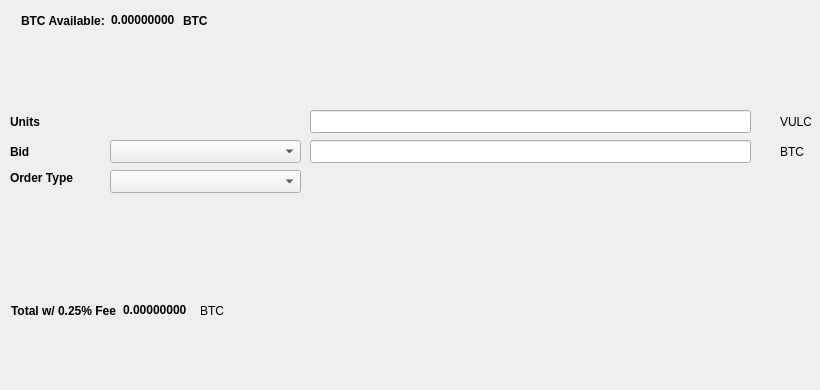
   <widget class="QWidget" name="BuyTab">
    <attribute name="title">
     <string>Buy</string>
    </attribute>
    <widget class="QtMaterialFlatButton" name="BuyVULC" native="true">
     <property name="geometry">
      <rect>
       <x>30</x>
       <y>330</y>
       <width>131</width>
       <height>23</height>
      </rect>
     </property>
     <property name="text" stdset="0">
      <string>Buy VULC</string>
     </property>
     <property name="icon" stdset="0">
      <iconset resource="../vulcano.qrc">
       <normaloff>:/icons/bitcoin</normaloff>:/icons/bitcoin</iconset>
     </property>
    </widget>
    <widget class="QLabel" name="label_3">
     <property name="geometry">
      <rect>
       <x>10</x>
       <y>110</y>
       <width>46</width>
       <height>23</height>
      </rect>
     </property>
     <property name="font">
      <font>
       <weight>75</weight>
       <bold>true</bold>
      </font>
     </property>
     <property name="text">
      <string>Units</string>
     </property>
    </widget>
    <widget class="QLineEdit" name="UnitsInput">
     <property name="geometry">
      <rect>
       <x>310</x>
       <y>110</y>
       <width>441</width>
       <height>23</height>
      </rect>
     </property>
     <property name="font">
      <font>
       <pointsize>9</pointsize>
       <weight>75</weight>
       <bold>true</bold>
      </font>
     </property>
    </widget>
    <widget class="QLineEdit" name="BuyBidPriceEdit">
     <property name="geometry">
      <rect>
       <x>310</x>
       <y>140</y>
       <width>441</width>
       <height>23</height>
      </rect>
     </property>
     <property name="font">
      <font>
       <pointsize>9</pointsize>
       <weight>75</weight>
       <bold>true</bold>
      </font>
     </property>
    </widget>
    <widget class="QLabel" name="label_4">
     <property name="geometry">
      <rect>
       <x>780</x>
       <y>110</y>
       <width>31</width>
       <height>23</height>
      </rect>
     </property>
     <property name="text">
      <string>VULC</string>
     </property>
    </widget>
    <widget class="QLabel" name="label_5">
     <property name="geometry">
      <rect>
       <x>780</x>
       <y>140</y>
       <width>31</width>
       <height>23</height>
      </rect>
     </property>
     <property name="text">
      <string>BTC</string>
     </property>
    </widget>
    <widget class="QLabel" name="label_6">
     <property name="geometry">
      <rect>
       <x>10</x>
       <y>140</y>
       <width>46</width>
       <height>23</height>
      </rect>
     </property>
     <property name="font">
      <font>
       <weight>75</weight>
       <bold>true</bold>
      </font>
     </property>
     <property name="text">
      <string>Bid</string>
     </property>
    </widget>
    <widget class="QLabel" name="label_7">
     <property name="geometry">
      <rect>
       <x>10</x>
       <y>170</y>
       <width>91</width>
       <height>16</height>
      </rect>
     </property>
     <property name="font">
      <font>
       <weight>75</weight>
       <bold>true</bold>
      </font>
     </property>
     <property name="text">
      <string>Order Type</string>
     </property>
    </widget>
    <widget class="QtMaterialFlatButton" name="Buy_Max_Amount" native="true">
     <property name="geometry">
      <rect>
       <x>110</x>
       <y>110</y>
       <width>191</width>
       <height>23</height>
      </rect>
     </property>
     <property name="font">
      <font>
       <pointsize>10</pointsize>
      </font>
     </property>
     <property name="text" stdset="0">
      <string>Max</string>
     </property>
    </widget>
    <widget class="QComboBox" name="BuyBidcomboBox">
     <property name="geometry">
      <rect>
       <x>110</x>
       <y>140</y>
       <width>191</width>
       <height>23</height>
      </rect>
     </property>
     <property name="font">
      <font>
       <pointsize>10</pointsize>
      </font>
     </property>
    </widget>
    <widget class="QComboBox" name="buyOrdertypeCombo">
     <property name="geometry">
      <rect>
       <x>110</x>
       <y>170</y>
       <width>191</width>
       <height>23</height>
      </rect>
     </property>
     <property name="font">
      <font>
       <pointsize>10</pointsize>
      </font>
     </property>
    </widget>
    <widget class="QWidget" name="layoutWidget1">
     <property name="geometry">
      <rect>
       <x>21</x>
       <y>11</y>
       <width>227</width>
       <height>19</height>
      </rect>
     </property>
     <layout class="QHBoxLayout" name="horizontalLayout_3">
      <item>
       <widget class="QLabel" name="label232">
        <property name="font">
         <font>
          <weight>75</weight>
          <bold>true</bold>
         </font>
        </property>
        <property name="text">
         <string>BTC Available:</string>
        </property>
       </widget>
      </item>
      <item>
       <widget class="QLabel" name="BtcAvailableLbl">
        <property name="palette">
         <palette>
          <active>
           <colorrole role="WindowText">
            <brush brushstyle="SolidPattern">
             <color alpha="255">
              <red>0</red>
              <green>0</green>
              <blue>0</blue>
             </color>
            </brush>
           </colorrole>
           <colorrole role="Button">
            <brush brushstyle="SolidPattern">
             <color alpha="255">
              <red>0</red>
              <green>170</green>
              <blue>0</blue>
             </color>
            </brush>
           </colorrole>
           <colorrole role="Light">
            <brush brushstyle="SolidPattern">
             <color alpha="255">
              <red>0</red>
              <green>255</green>
              <blue>0</blue>
             </color>
            </brush>
           </colorrole>
           <colorrole role="Midlight">
            <brush brushstyle="SolidPattern">
             <color alpha="255">
              <red>0</red>
              <green>212</green>
              <blue>0</blue>
             </color>
            </brush>
           </colorrole>
           <colorrole role="Dark">
            <brush brushstyle="SolidPattern">
             <color alpha="255">
              <red>0</red>
              <green>85</green>
              <blue>0</blue>
             </color>
            </brush>
           </colorrole>
           <colorrole role="Mid">
            <brush brushstyle="SolidPattern">
             <color alpha="255">
              <red>0</red>
              <green>113</green>
              <blue>0</blue>
             </color>
            </brush>
           </colorrole>
           <colorrole role="Text">
            <brush brushstyle="SolidPattern">
             <color alpha="255">
              <red>0</red>
              <green>170</green>
              <blue>0</blue>
             </color>
            </brush>
           </colorrole>
           <colorrole role="BrightText">
            <brush brushstyle="SolidPattern">
             <color alpha="255">
              <red>255</red>
              <green>255</green>
              <blue>255</blue>
             </color>
            </brush>
           </colorrole>
           <colorrole role="ButtonText">
            <brush brushstyle="SolidPattern">
             <color alpha="255">
              <red>0</red>
              <green>0</green>
              <blue>0</blue>
             </color>
            </brush>
           </colorrole>
           <colorrole role="Base">
            <brush brushstyle="SolidPattern">
             <color alpha="255">
              <red>255</red>
              <green>255</green>
              <blue>255</blue>
             </color>
            </brush>
           </colorrole>
           <colorrole role="Window">
            <brush brushstyle="SolidPattern">
             <color alpha="255">
              <red>0</red>
              <green>170</green>
              <blue>0</blue>
             </color>
            </brush>
           </colorrole>
           <colorrole role="Shadow">
            <brush brushstyle="SolidPattern">
             <color alpha="255">
              <red>0</red>
              <green>0</green>
              <blue>0</blue>
             </color>
            </brush>
           </colorrole>
           <colorrole role="AlternateBase">
            <brush brushstyle="SolidPattern">
             <color alpha="255">
              <red>127</red>
              <green>212</green>
              <blue>127</blue>
             </color>
            </brush>
           </colorrole>
           <colorrole role="ToolTipBase">
            <brush brushstyle="SolidPattern">
             <color alpha="255">
              <red>255</red>
              <green>255</green>
              <blue>220</blue>
             </color>
            </brush>
           </colorrole>
           <colorrole role="ToolTipText">
            <brush brushstyle="SolidPattern">
             <color alpha="255">
              <red>0</red>
              <green>0</green>
              <blue>0</blue>
             </color>
            </brush>
           </colorrole>
          </active>
          <inactive>
           <colorrole role="WindowText">
            <brush brushstyle="SolidPattern">
             <color alpha="255">
              <red>0</red>
              <green>0</green>
              <blue>0</blue>
             </color>
            </brush>
           </colorrole>
           <colorrole role="Button">
            <brush brushstyle="SolidPattern">
             <color alpha="255">
              <red>0</red>
              <green>170</green>
              <blue>0</blue>
             </color>
            </brush>
           </colorrole>
           <colorrole role="Light">
            <brush brushstyle="SolidPattern">
             <color alpha="255">
              <red>0</red>
              <green>255</green>
              <blue>0</blue>
             </color>
            </brush>
           </colorrole>
           <colorrole role="Midlight">
            <brush brushstyle="SolidPattern">
             <color alpha="255">
              <red>0</red>
              <green>212</green>
              <blue>0</blue>
             </color>
            </brush>
           </colorrole>
           <colorrole role="Dark">
            <brush brushstyle="SolidPattern">
             <color alpha="255">
              <red>0</red>
              <green>85</green>
              <blue>0</blue>
             </color>
            </brush>
           </colorrole>
           <colorrole role="Mid">
            <brush brushstyle="SolidPattern">
             <color alpha="255">
              <red>0</red>
              <green>113</green>
              <blue>0</blue>
             </color>
            </brush>
           </colorrole>
           <colorrole role="Text">
            <brush brushstyle="SolidPattern">
             <color alpha="255">
              <red>0</red>
              <green>170</green>
              <blue>0</blue>
             </color>
            </brush>
           </colorrole>
           <colorrole role="BrightText">
            <brush brushstyle="SolidPattern">
             <color alpha="255">
              <red>255</red>
              <green>255</green>
              <blue>255</blue>
             </color>
            </brush>
           </colorrole>
           <colorrole role="ButtonText">
            <brush brushstyle="SolidPattern">
             <color alpha="255">
              <red>0</red>
              <green>0</green>
              <blue>0</blue>
             </color>
            </brush>
           </colorrole>
           <colorrole role="Base">
            <brush brushstyle="SolidPattern">
             <color alpha="255">
              <red>255</red>
              <green>255</green>
              <blue>255</blue>
             </color>
            </brush>
           </colorrole>
           <colorrole role="Window">
            <brush brushstyle="SolidPattern">
             <color alpha="255">
              <red>0</red>
              <green>170</green>
              <blue>0</blue>
             </color>
            </brush>
           </colorrole>
           <colorrole role="Shadow">
            <brush brushstyle="SolidPattern">
             <color alpha="255">
              <red>0</red>
              <green>0</green>
              <blue>0</blue>
             </color>
            </brush>
           </colorrole>
           <colorrole role="AlternateBase">
            <brush brushstyle="SolidPattern">
             <color alpha="255">
              <red>127</red>
              <green>212</green>
              <blue>127</blue>
             </color>
            </brush>
           </colorrole>
           <colorrole role="ToolTipBase">
            <brush brushstyle="SolidPattern">
             <color alpha="255">
              <red>255</red>
              <green>255</green>
              <blue>220</blue>
             </color>
            </brush>
           </colorrole>
           <colorrole role="ToolTipText">
            <brush brushstyle="SolidPattern">
             <color alpha="255">
              <red>0</red>
              <green>0</green>
              <blue>0</blue>
             </color>
            </brush>
           </colorrole>
          </inactive>
          <disabled>
           <colorrole role="WindowText">
            <brush brushstyle="SolidPattern">
             <color alpha="255">
              <red>0</red>
              <green>85</green>
              <blue>0</blue>
             </color>
            </brush>
           </colorrole>
           <colorrole role="Button">
            <brush brushstyle="SolidPattern">
             <color alpha="255">
              <red>0</red>
              <green>170</green>
              <blue>0</blue>
             </color>
            </brush>
           </colorrole>
           <colorrole role="Light">
            <brush brushstyle="SolidPattern">
             <color alpha="255">
              <red>0</red>
              <green>255</green>
              <blue>0</blue>
             </color>
            </brush>
           </colorrole>
           <colorrole role="Midlight">
            <brush brushstyle="SolidPattern">
             <color alpha="255">
              <red>0</red>
              <green>212</green>
              <blue>0</blue>
             </color>
            </brush>
           </colorrole>
           <colorrole role="Dark">
            <brush brushstyle="SolidPattern">
             <color alpha="255">
              <red>0</red>
              <green>85</green>
              <blue>0</blue>
             </color>
            </brush>
           </colorrole>
           <colorrole role="Mid">
            <brush brushstyle="SolidPattern">
             <color alpha="255">
              <red>0</red>
              <green>113</green>
              <blue>0</blue>
             </color>
            </brush>
           </colorrole>
           <colorrole role="Text">
            <brush brushstyle="SolidPattern">
             <color alpha="255">
              <red>0</red>
              <green>85</green>
              <blue>0</blue>
             </color>
            </brush>
           </colorrole>
           <colorrole role="BrightText">
            <brush brushstyle="SolidPattern">
             <color alpha="255">
              <red>255</red>
              <green>255</green>
              <blue>255</blue>
             </color>
            </brush>
           </colorrole>
           <colorrole role="ButtonText">
            <brush brushstyle="SolidPattern">
             <color alpha="255">
              <red>0</red>
              <green>85</green>
              <blue>0</blue>
             </color>
            </brush>
           </colorrole>
           <colorrole role="Base">
            <brush brushstyle="SolidPattern">
             <color alpha="255">
              <red>0</red>
              <green>170</green>
              <blue>0</blue>
             </color>
            </brush>
           </colorrole>
           <colorrole role="Window">
            <brush brushstyle="SolidPattern">
             <color alpha="255">
              <red>0</red>
              <green>170</green>
              <blue>0</blue>
             </color>
            </brush>
           </colorrole>
           <colorrole role="Shadow">
            <brush brushstyle="SolidPattern">
             <color alpha="255">
              <red>0</red>
              <green>0</green>
              <blue>0</blue>
             </color>
            </brush>
           </colorrole>
           <colorrole role="AlternateBase">
            <brush brushstyle="SolidPattern">
             <color alpha="255">
              <red>0</red>
              <green>170</green>
              <blue>0</blue>
             </color>
            </brush>
           </colorrole>
           <colorrole role="ToolTipBase">
            <brush brushstyle="SolidPattern">
             <color alpha="255">
              <red>255</red>
              <green>255</green>
              <blue>220</blue>
             </color>
            </brush>
           </colorrole>
           <colorrole role="ToolTipText">
            <brush brushstyle="SolidPattern">
             <color alpha="255">
              <red>0</red>
              <green>0</green>
              <blue>0</blue>
             </color>
            </brush>
           </colorrole>
          </disabled>
         </palette>
        </property>
        <property name="font">
         <font>
          <weight>75</weight>
          <bold>true</bold>
         </font>
        </property>
        <property name="text">
         <string>0.00000000</string>
        </property>
        <property name="textInteractionFlags">
         <set>Qt::LinksAccessibleByMouse|Qt::TextSelectableByKeyboard|Qt::TextSelectableByMouse</set>
        </property>
       </widget>
      </item>
      <item>
       <widget class="QLabel" name="BtcAvailableLbl_2">
        <property name="font">
         <font>
          <weight>75</weight>
          <bold>true</bold>
         </font>
        </property>
        <property name="text">
         <string>BTC</string>
        </property>
       </widget>
      </item>
     </layout>
    </widget>
    <widget class="QWidget" name="layoutWidge2">
     <property name="geometry">
      <rect>
       <x>11</x>
       <y>301</y>
       <width>259</width>
       <height>19</height>
      </rect>
     </property>
     <layout class="QHBoxLayout" name="horizontalLayout_4">
      <item>
       <widget class="QLabel" name="label_9">
        <property name="font">
         <font>
          <weight>75</weight>
          <bold>true</bold>
         </font>
        </property>
        <property name="text">
         <string>Total w/ 0.25% Fee</string>
        </property>
       </widget>
      </item>
      <item>
       <widget class="QLabel" name="BuyCostLabel">
        <property name="palette">
         <palette>
          <active>
           <colorrole role="WindowText">
            <brush brushstyle="SolidPattern">
             <color alpha="255">
              <red>0</red>
              <green>0</green>
              <blue>0</blue>
             </color>
            </brush>
           </colorrole>
           <colorrole role="Button">
            <brush brushstyle="SolidPattern">
             <color alpha="255">
              <red>0</red>
              <green>170</green>
              <blue>0</blue>
             </color>
            </brush>
           </colorrole>
           <colorrole role="Light">
            <brush brushstyle="SolidPattern">
             <color alpha="255">
              <red>0</red>
              <green>255</green>
              <blue>0</blue>
             </color>
            </brush>
           </colorrole>
           <colorrole role="Midlight">
            <brush brushstyle="SolidPattern">
             <color alpha="255">
              <red>0</red>
              <green>212</green>
              <blue>0</blue>
             </color>
            </brush>
           </colorrole>
           <colorrole role="Dark">
            <brush brushstyle="SolidPattern">
             <color alpha="255">
              <red>0</red>
              <green>85</green>
              <blue>0</blue>
             </color>
            </brush>
           </colorrole>
           <colorrole role="Mid">
            <brush brushstyle="SolidPattern">
             <color alpha="255">
              <red>0</red>
              <green>113</green>
              <blue>0</blue>
             </color>
            </brush>
           </colorrole>
           <colorrole role="Text">
            <brush brushstyle="SolidPattern">
             <color alpha="255">
              <red>0</red>
              <green>170</green>
              <blue>0</blue>
             </color>
            </brush>
           </colorrole>
           <colorrole role="BrightText">
            <brush brushstyle="SolidPattern">
             <color alpha="255">
              <red>255</red>
              <green>255</green>
              <blue>255</blue>
             </color>
            </brush>
           </colorrole>
           <colorrole role="ButtonText">
            <brush brushstyle="SolidPattern">
             <color alpha="255">
              <red>0</red>
              <green>0</green>
              <blue>0</blue>
             </color>
            </brush>
           </colorrole>
           <colorrole role="Base">
            <brush brushstyle="SolidPattern">
             <color alpha="255">
              <red>255</red>
              <green>255</green>
              <blue>255</blue>
             </color>
            </brush>
           </colorrole>
           <colorrole role="Window">
            <brush brushstyle="SolidPattern">
             <color alpha="255">
              <red>0</red>
              <green>170</green>
              <blue>0</blue>
             </color>
            </brush>
           </colorrole>
           <colorrole role="Shadow">
            <brush brushstyle="SolidPattern">
             <color alpha="255">
              <red>0</red>
              <green>0</green>
              <blue>0</blue>
             </color>
            </brush>
           </colorrole>
           <colorrole role="AlternateBase">
            <brush brushstyle="SolidPattern">
             <color alpha="255">
              <red>127</red>
              <green>212</green>
              <blue>127</blue>
             </color>
            </brush>
           </colorrole>
           <colorrole role="ToolTipBase">
            <brush brushstyle="SolidPattern">
             <color alpha="255">
              <red>255</red>
              <green>255</green>
              <blue>220</blue>
             </color>
            </brush>
           </colorrole>
           <colorrole role="ToolTipText">
            <brush brushstyle="SolidPattern">
             <color alpha="255">
              <red>0</red>
              <green>0</green>
              <blue>0</blue>
             </color>
            </brush>
           </colorrole>
          </active>
          <inactive>
           <colorrole role="WindowText">
            <brush brushstyle="SolidPattern">
             <color alpha="255">
              <red>0</red>
              <green>0</green>
              <blue>0</blue>
             </color>
            </brush>
           </colorrole>
           <colorrole role="Button">
            <brush brushstyle="SolidPattern">
             <color alpha="255">
              <red>0</red>
              <green>170</green>
              <blue>0</blue>
             </color>
            </brush>
           </colorrole>
           <colorrole role="Light">
            <brush brushstyle="SolidPattern">
             <color alpha="255">
              <red>0</red>
              <green>255</green>
              <blue>0</blue>
             </color>
            </brush>
           </colorrole>
           <colorrole role="Midlight">
            <brush brushstyle="SolidPattern">
             <color alpha="255">
              <red>0</red>
              <green>212</green>
              <blue>0</blue>
             </color>
            </brush>
           </colorrole>
           <colorrole role="Dark">
            <brush brushstyle="SolidPattern">
             <color alpha="255">
              <red>0</red>
              <green>85</green>
              <blue>0</blue>
             </color>
            </brush>
           </colorrole>
           <colorrole role="Mid">
            <brush brushstyle="SolidPattern">
             <color alpha="255">
              <red>0</red>
              <green>113</green>
              <blue>0</blue>
             </color>
            </brush>
           </colorrole>
           <colorrole role="Text">
            <brush brushstyle="SolidPattern">
             <color alpha="255">
              <red>0</red>
              <green>170</green>
              <blue>0</blue>
             </color>
            </brush>
           </colorrole>
           <colorrole role="BrightText">
            <brush brushstyle="SolidPattern">
             <color alpha="255">
              <red>255</red>
              <green>255</green>
              <blue>255</blue>
             </color>
            </brush>
           </colorrole>
           <colorrole role="ButtonText">
            <brush brushstyle="SolidPattern">
             <color alpha="255">
              <red>0</red>
              <green>0</green>
              <blue>0</blue>
             </color>
            </brush>
           </colorrole>
           <colorrole role="Base">
            <brush brushstyle="SolidPattern">
             <color alpha="255">
              <red>255</red>
              <green>255</green>
              <blue>255</blue>
             </color>
            </brush>
           </colorrole>
           <colorrole role="Window">
            <brush brushstyle="SolidPattern">
             <color alpha="255">
              <red>0</red>
              <green>170</green>
              <blue>0</blue>
             </color>
            </brush>
           </colorrole>
           <colorrole role="Shadow">
            <brush brushstyle="SolidPattern">
             <color alpha="255">
              <red>0</red>
              <green>0</green>
              <blue>0</blue>
             </color>
            </brush>
           </colorrole>
           <colorrole role="AlternateBase">
            <brush brushstyle="SolidPattern">
             <color alpha="255">
              <red>127</red>
              <green>212</green>
              <blue>127</blue>
             </color>
            </brush>
           </colorrole>
           <colorrole role="ToolTipBase">
            <brush brushstyle="SolidPattern">
             <color alpha="255">
              <red>255</red>
              <green>255</green>
              <blue>220</blue>
             </color>
            </brush>
           </colorrole>
           <colorrole role="ToolTipText">
            <brush brushstyle="SolidPattern">
             <color alpha="255">
              <red>0</red>
              <green>0</green>
              <blue>0</blue>
             </color>
            </brush>
           </colorrole>
          </inactive>
          <disabled>
           <colorrole role="WindowText">
            <brush brushstyle="SolidPattern">
             <color alpha="255">
              <red>0</red>
              <green>85</green>
              <blue>0</blue>
             </color>
            </brush>
           </colorrole>
           <colorrole role="Button">
            <brush brushstyle="SolidPattern">
             <color alpha="255">
              <red>0</red>
              <green>170</green>
              <blue>0</blue>
             </color>
            </brush>
           </colorrole>
           <colorrole role="Light">
            <brush brushstyle="SolidPattern">
             <color alpha="255">
              <red>0</red>
              <green>255</green>
              <blue>0</blue>
             </color>
            </brush>
           </colorrole>
           <colorrole role="Midlight">
            <brush brushstyle="SolidPattern">
             <color alpha="255">
              <red>0</red>
              <green>212</green>
              <blue>0</blue>
             </color>
            </brush>
           </colorrole>
           <colorrole role="Dark">
            <brush brushstyle="SolidPattern">
             <color alpha="255">
              <red>0</red>
              <green>85</green>
              <blue>0</blue>
             </color>
            </brush>
           </colorrole>
           <colorrole role="Mid">
            <brush brushstyle="SolidPattern">
             <color alpha="255">
              <red>0</red>
              <green>113</green>
              <blue>0</blue>
             </color>
            </brush>
           </colorrole>
           <colorrole role="Text">
            <brush brushstyle="SolidPattern">
             <color alpha="255">
              <red>0</red>
              <green>85</green>
              <blue>0</blue>
             </color>
            </brush>
           </colorrole>
           <colorrole role="BrightText">
            <brush brushstyle="SolidPattern">
             <color alpha="255">
              <red>255</red>
              <green>255</green>
              <blue>255</blue>
             </color>
            </brush>
           </colorrole>
           <colorrole role="ButtonText">
            <brush brushstyle="SolidPattern">
             <color alpha="255">
              <red>0</red>
              <green>85</green>
              <blue>0</blue>
             </color>
            </brush>
           </colorrole>
           <colorrole role="Base">
            <brush brushstyle="SolidPattern">
             <color alpha="255">
              <red>0</red>
              <green>170</green>
              <blue>0</blue>
             </color>
            </brush>
           </colorrole>
           <colorrole role="Window">
            <brush brushstyle="SolidPattern">
             <color alpha="255">
              <red>0</red>
              <green>170</green>
              <blue>0</blue>
             </color>
            </brush>
           </colorrole>
           <colorrole role="Shadow">
            <brush brushstyle="SolidPattern">
             <color alpha="255">
              <red>0</red>
              <green>0</green>
              <blue>0</blue>
             </color>
            </brush>
           </colorrole>
           <colorrole role="AlternateBase">
            <brush brushstyle="SolidPattern">
             <color alpha="255">
              <red>0</red>
              <green>170</green>
              <blue>0</blue>
             </color>
            </brush>
           </colorrole>
           <colorrole role="ToolTipBase">
            <brush brushstyle="SolidPattern">
             <color alpha="255">
              <red>255</red>
              <green>255</green>
              <blue>220</blue>
             </color>
            </brush>
           </colorrole>
           <colorrole role="ToolTipText">
            <brush brushstyle="SolidPattern">
             <color alpha="255">
              <red>0</red>
              <green>0</green>
              <blue>0</blue>
             </color>
            </brush>
           </colorrole>
          </disabled>
         </palette>
        </property>
        <property name="font">
         <font>
          <weight>75</weight>
          <bold>true</bold>
         </font>
        </property>
        <property name="autoFillBackground">
         <bool>false</bool>
        </property>
        <property name="text">
         <string>0.00000000</string>
        </property>
        <property name="textInteractionFlags">
         <set>Qt::LinksAccessibleByMouse|Qt::TextSelectableByMouse</set>
        </property>
       </widget>
      </item>
      <item>
       <widget class="QLabel" name="label_10">
        <property name="font">
         <font>
          <weight>50</weight>
          <bold>false</bold>
         </font>
        </property>
        <property name="text">
         <string>BTC</string>
        </property>
       </widget>
      </item>
     </layout>
    </widget>
    <widget class="QLabel" name="label_24">
     <property name="geometry">
      <rect>
       <x>460</x>
       <y>300</y>
       <width>281</width>
       <height>81</height>
      </rect>
     </property>
     <property name="text">
      <string/>
     </property>
     <property name="pixmap">
      <pixmap>:/images/bittrex</pixmap>
     </property>
    </widget>
   </widget>
